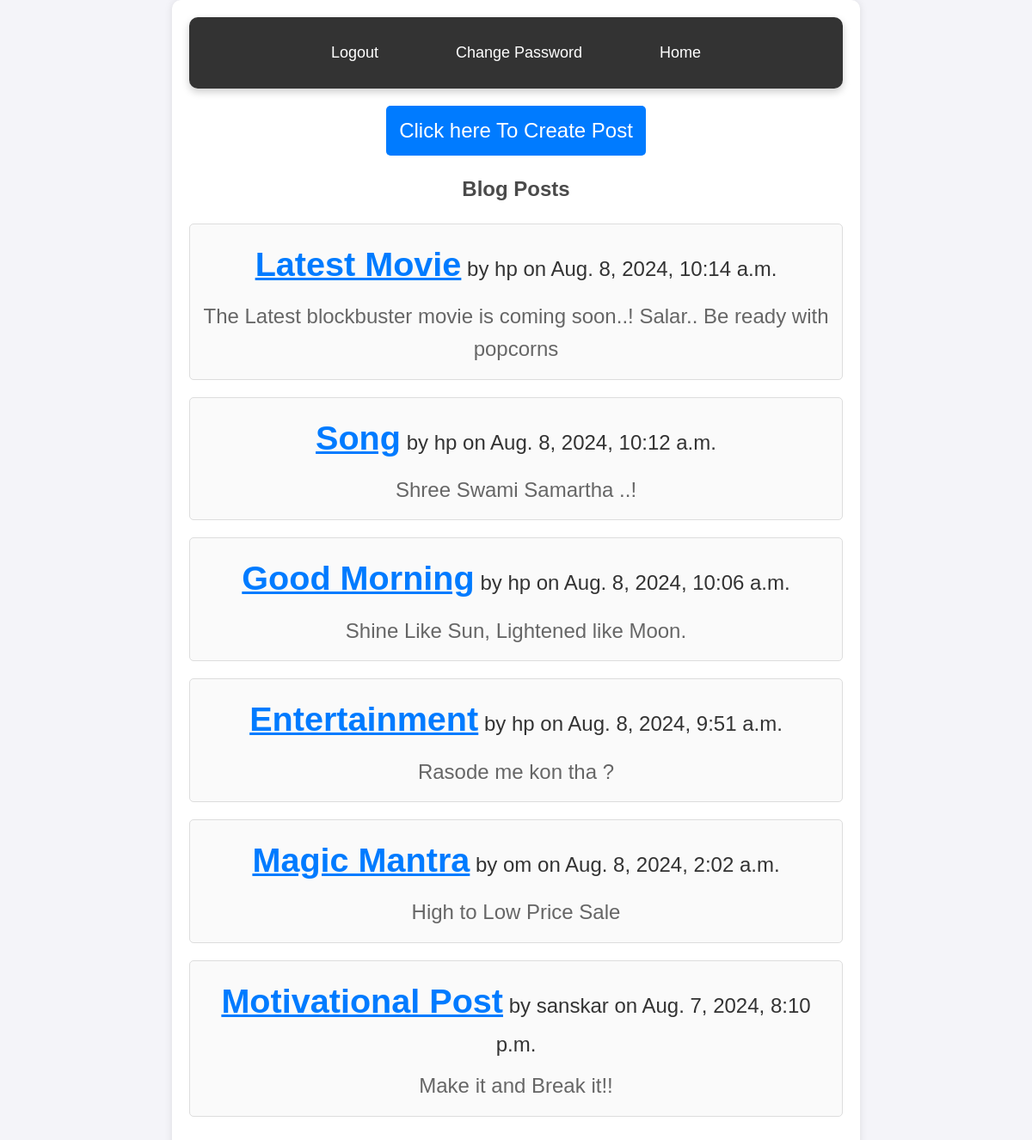
The app's page / (signed in) with its own data.
### blog/models.py (models this page shows, shortened)
class Post(models.Model):
    STATUS_CHOICES = (
        ('draft', 'Draft'),
        ('published', 'Published'),
    )
    title = models.CharField(max_length=200)
    content = models.TextField()
    author = models.ForeignKey(User, on_delete=models.CASCADE)
    created_at = models.DateTimeField(auto_now_add=True)
    updated_at = models.DateTimeField(auto_now=True)
    status = models.CharField(max_length=10, choices=STATUS_CHOICES, default='draft')
    likes = models.ManyToManyField(User, related_name='post_likes')

### blog/views.py (the view)
# urls.py: path("", views.uhome, name="uhome"),
def uhome(request):
    if request.user.is_authenticated:
        posts = Post.objects.filter(status='published').order_by('-created_at')
        return render(request, 'blog/post_list.html', {'posts': posts})
    else:
        return redirect("ulogin")

### blog/templates/blog/post_list.html (shortened to what this page needs)
{% extends 'blog/base.html' %}
{% block content %}
<a href="post/new" class="create-post-btn">Click here To Create Post</a>
<br/>
<h2>Blog Posts</h2>
<ul>
    {% for post in posts %}
    <li>
        <a id="anch" href="{% url 'post_detail' post.pk %}">{{ post.title }}</a>
        <small><small><small><small>by {{ post.author }} on {{ post.created_at }} </small></small></small></small>
        <p>{{ post.content|truncatewords:30 }}</p>
    </li>
    {% endfor %}
</ul>
{% endblock %}

### blog/templates/blog/base.html (style rules this page uses)
* { box-sizing: border-box; font-family: 'Arial', sans-serif; margin: 0; padding: 0; }
body { background-color: #eaeaea; color: #333; line-height: 1.6; padding: 20px; }
@media (min-width: 768px) { * { font-size: 20px; } }
@media (min-width: 992px) { * { font-size: 22px; } }
@media (min-width: 1200px) { * { font-size: 24px; } }

### blog/templates/blog/post_list.html (style rules this page uses)
body, h2, ul, li, a, p { margin: 0; padding: 0; box-sizing: border-box; }
body { font-family: 'Arial', sans-serif; background-color: #f4f4f9; color: #333; }
h2 { margin-bottom: 20px; font-size: 24px; color: #4a4a4a; }
a { color: #007bff; text-decoration: none; }
ul { list-style: none; padding: 0; }
li { margin-bottom: 20px; padding: 15px; border: 1px solid #ddd; border-radius: 5px; background-color: #fafafa; }
li a { font-size: 2.1vw; font-weight: bold; }
li p { margin-top: 10px; color: #666; }
a.create-post-btn { display: inline-block; margin-bottom: 20px; padding: 10px 15px; background-color: #007bff; color: #fff; border-radius: 5px; text-align: center; text-decoration: none; }
#anch { font-size:3.3vw; text-decoration: underline; }

### records on screen
Post: title "Latest Movie", author "hp", created_at "Aug. 8, 2024, 10:14 a.m.", content "The Latest blockbuster movie is coming soon..! Salar.. Be ready with popcorns"
Post: title "Song", author "hp", created_at "Aug. 8, 2024, 10:12 a.m.", content "Shree Swami Samartha ..!"
Post: title "Good Morning", author "hp", created_at "Aug. 8, 2024, 10:06 a.m.", content "Shine Like Sun, Lightened like Moon."
Post: title "Entertainment", author "hp", created_at "Aug. 8, 2024, 9:51 a.m.", content "Rasode me kon tha ?"
Post: title "Magic Mantra", author "om", created_at "Aug. 8, 2024, 2:02 a.m.", content "High to Low Price Sale"
Post: title "Motivational Post", author "sanskar", created_at "Aug. 7, 2024, 8:10 p.m.", content "Make it and Break it!!"
